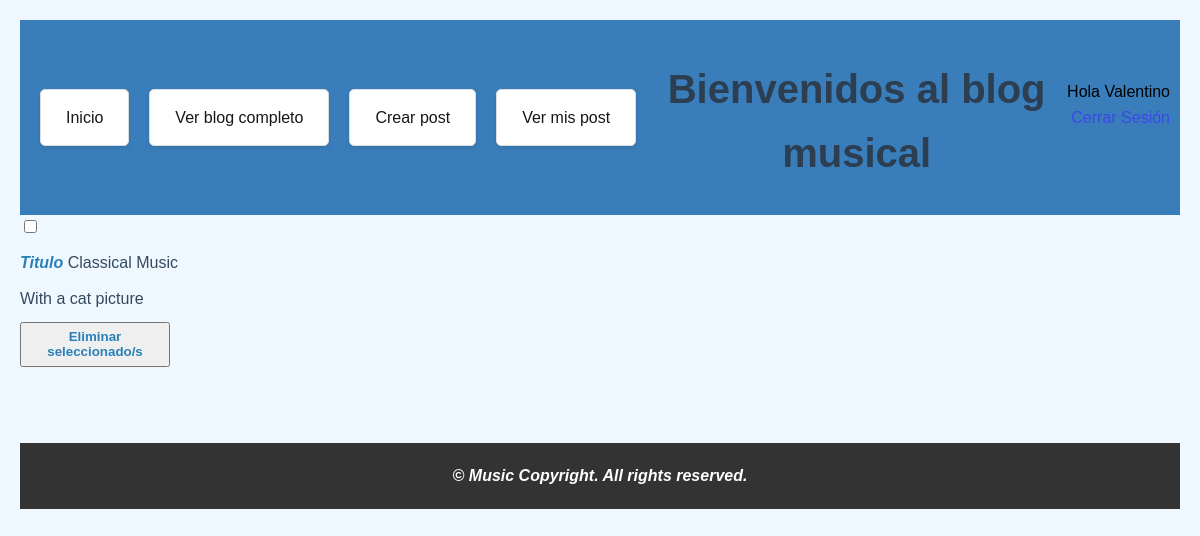
The app's page /mis_posts/ (signed in), older data.
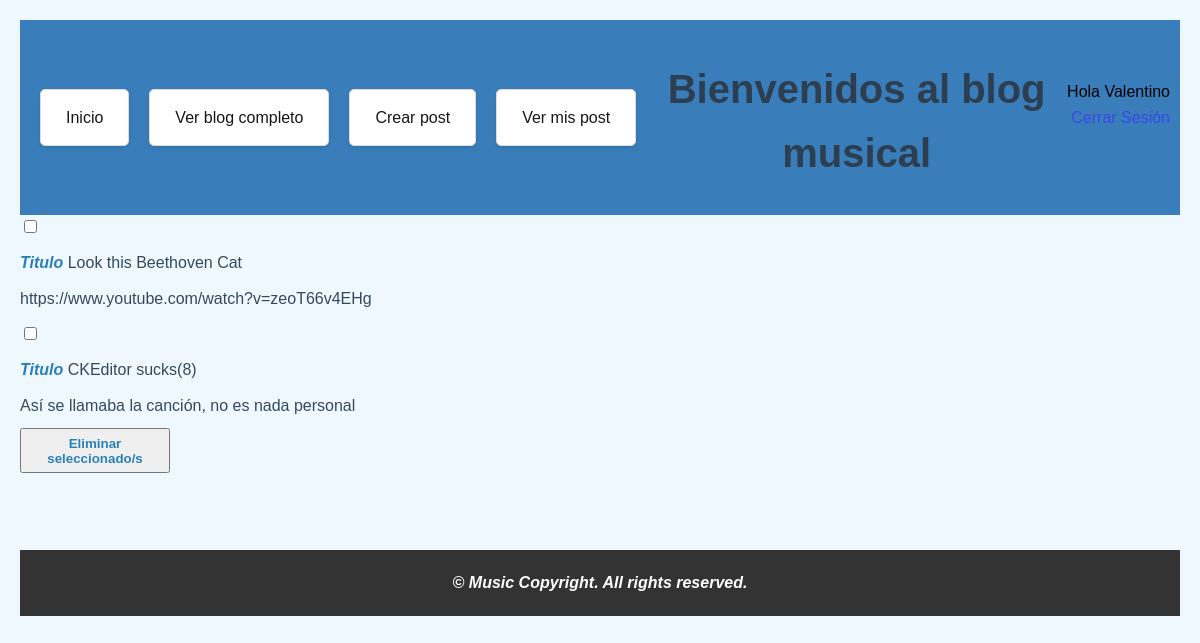
The same page, newer data.
### blog/models.py (models this page shows, shortened)
class Blog(models.Model):
    autor = models.ForeignKey(User, on_delete=models.CASCADE)
    titulo = models.CharField(max_length=200)
    texto = RichTextField()

### blog/views.py (the view, shortened to what this page needs)
# urls.py: path('mis_posts/', views.MisPosts.as_view(), name='mis_posts'),
class MisPosts(LoginRequiredMixin, ListView):
    model = Blog
    template_name = 'mis_posts.html'
    def get_queryset(self):
        return Blog.objects.filter(autor=self.request.user)

### blog/templates/mis_posts.html (shortened to what this page needs)
{%extends 'base.html'%}
{% block content %}
<form method="POST">
    {% for post in object_list %}
        <div>
            <input type="checkbox" name="seleccion" value="{{ post.pk }}">
            <p><b><i>Titulo</b></i> {{ post.titulo }}</p>
            <p>{{ post.texto }}</p>
        </div>
    {% endfor %}
    <button type="submit" style="width: 150px; height: 45px; font-family: Sans-Serif;">
        <b>Eliminar seleccionado/s</b>
    </button>
</form>
{% endblock %}

Row changes from the older to the newer data that the page shows:
removed Blog: titulo "Classical Music", texto "With a cat picture"
added Blog: titulo "Look this Beethoven Cat", texto "https://www.youtube.com/watch?v=zeoT66v4EHg"
added Blog: titulo "CKEditor sucks(8)", texto "Así se llamaba la canción, no es nada personal"
